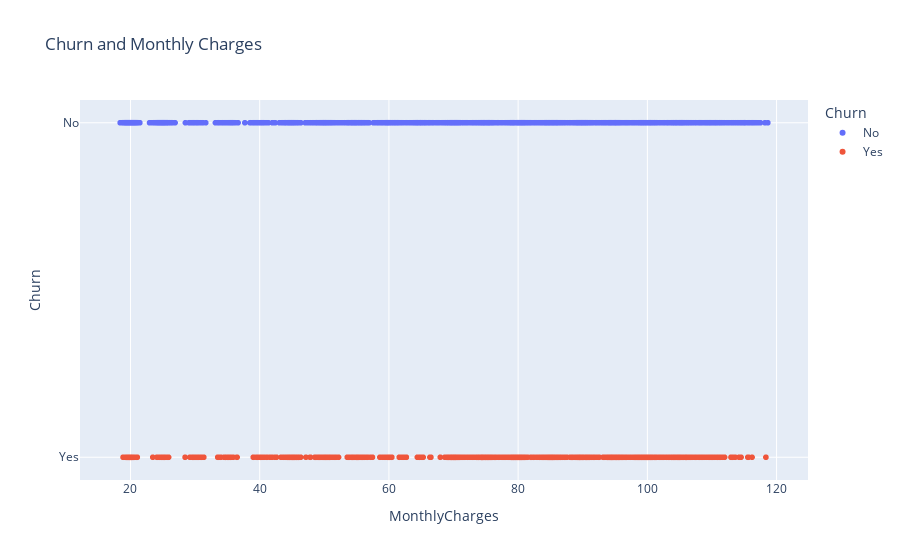

Here is the notebook cell this chart was saved with:
### Markdown cell above
#### The stacked bar chart demonstrates the churn rates categorized by gender. It shows that there is about 80% No Churn rate in both Male and Female and about 20% Churn rate in both too, so there's no pattern in genders.

### Code cell
# Churn and service usage - Monthly Charges
# Analyzing the Churn Rate by Monthly Charges to observe any patterns associated with churn
fig = px.scatter(training_data, x='MonthlyCharges', y='Churn', color='Churn', title='Churn and Monthly Charges')
fig.show()

### Figure 1 — Plotly figure (JSON) as saved in the notebook; plotly's stock layout.template omitted (floating-point values rounded to 4 significant figures; data arrays with more than 128 entries replaced by an {"elided": "..."} marker saying what was removed)
{"data": [{"hovertemplate": "Churn=%{y}<br>MonthlyCharges=%{x}<extra></extra>", "legendgroup": "No", "marker": {"color": "#636efa", "symbol": "circle"}, "mode": "markers", "name": "No", "showlegend": true, "type": "scattergl", "x": {"elided": "3707 float values"}, "xaxis": "x", "y": {"elided": "3707 str values"}, "yaxis": "y"}, {"hovertemplate": "Churn=%{y}<br>MonthlyCharges=%{x}<extra></extra>", "legendgroup": "Yes", "marker": {"color": "#EF553B", "symbol": "circle"}, "mode": "markers", "name": "Yes", "showlegend": true, "type": "scattergl", "x": {"elided": "1336 float values"}, "xaxis": "x", "y": {"elided": "1336 str values"}, "yaxis": "y"}], "layout": {"legend": {"title": {"text": "Churn"}, "tracegroupgap": 0}, "title": {"text": "Churn and Monthly Charges"}, "xaxis": {"anchor": "y", "domain": [0, 1], "title": {"text": "MonthlyCharges"}}, "yaxis": {"anchor": "x", "categoryarray": ["Yes", "No"], "categoryorder": "array", "domain": [0, 1], "title": {"text": "Churn"}}}}
